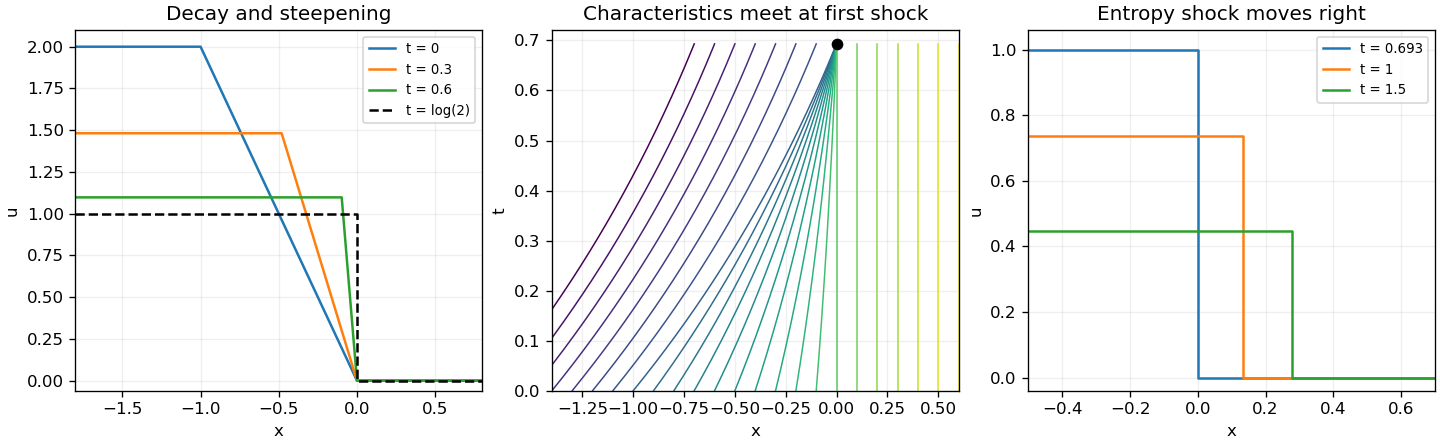

Python code for this plot:
"""Original characteristic and entropy-solution sketches; output PNG to CWD."""
from pathlib import Path
import numpy as np
import matplotlib
matplotlib.use('Agg')
import matplotlib.pyplot as plt


def main():
    tstar=np.log(2.)
    fig,axes=plt.subplots(1,3,figsize=(12,3.7),layout='constrained')
    for t in [0,.3,.6]:
        height=2*np.exp(-t);left=1-height
        axes[0].plot([-1.8,left,0,1],[height,height,0,0],label=f't = {t:g}')
    axes[0].plot([-1.8,0,0,1],[1,1,0,0],ls='--',color='black',label='t = log(2)')
    axes[0].set(title='Decay and steepening',xlabel='x',ylabel='u',xlim=(-1.8,.8),ylim=(-.06,2.1))
    axes[0].legend(fontsize=8)
    ts=np.linspace(0,tstar,151)
    for initial in np.linspace(-1.7,.6,24):
        u0=2 if initial<=-1 else -2*initial if initial<=0 else 0
        xs=initial+u0*(1-np.exp(-ts))
        axes[1].plot(xs,ts,lw=.9,color=plt.cm.viridis((initial+1.7)/2.3))
    axes[1].scatter([0],[tstar],color='black',zorder=3)
    axes[1].set(title='Characteristics meet at first shock',xlabel='x',ylabel='t',xlim=(-1.4,.6),ylim=(0,tstar*1.04))
    for t in [tstar,1.,1.5]:
        s=.5-np.exp(-t);height=2*np.exp(-t)
        axes[2].plot([-1.8,s,s,1],[height,height,0,0],label=f't = {t:.3g}')
    axes[2].set(title='Entropy shock moves right',xlabel='x',ylabel='u',xlim=(-.5,.7),ylim=(-.04,1.06))
    axes[2].legend(fontsize=8)
    for ax in axes:ax.grid(alpha=.2)
    fig.savefig(Path.cwd()/'2011-damped-burgers-shock.png',dpi=120,facecolor='white')
    plt.close(fig)


if __name__=='__main__':main()
